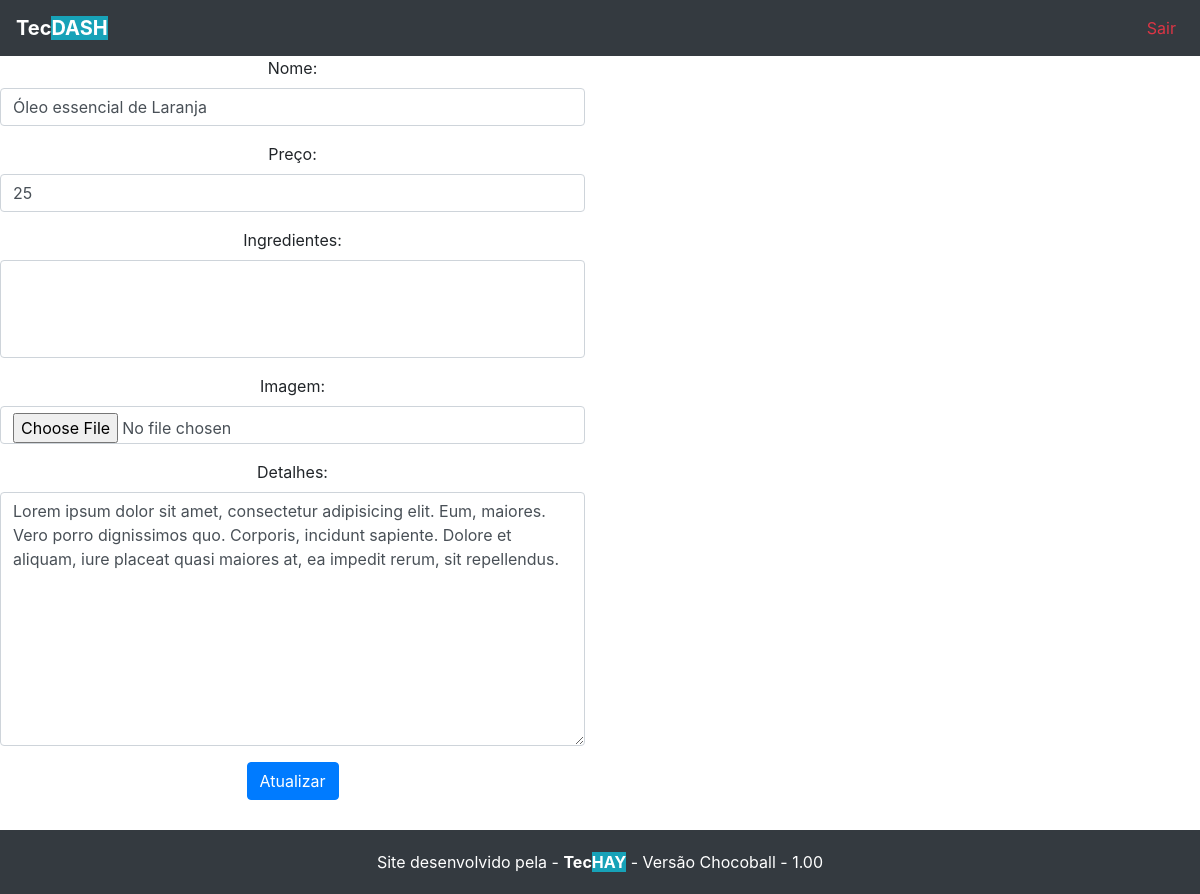
Screenshot of /dashboard/edit_product/1 with the database file from the repository.
### principal/models.py (models this page shows, shortened)
class Product(models.Model):
	name = models.CharField(max_length=255)
	price = models.IntegerField(null=True, blank=True)
	ingredients = models.ManyToManyField(Ingredients, blank=True)
	image = models.ImageField(upload_to='image', null=True)
	details = models.TextField(null=True)

### principal/views.py (the view)
# urls.py: path('edit_product/<int:pk>', views.edit_product, name="edit_product"),
def edit_product(request, pk):
  data = {}
  product = Product.objects.get(pk=pk)
  if request.method == 'POST':
    product.image.delete()
    form = ProductForm(data=request.POST, files=request.FILES, instance=product)
    if form.is_valid():
      form.save()
      return redirect('index')
    else:
      return HttpResponse("<h1 align='center'>Complete the fields</h1></br></br><a align='center' href='add_doubt'>click here</a>")
  else:
    form = ProductForm(instance=product)
  data['form'] = form; data['product'] = product;
  return render(request, 'dashboard/product/edit-product.html', data)

### principal/forms.py
class ProductForm(forms.ModelForm):
  class Meta:
    model = Product
    fields = '__all__'
    widgets = {
      'name': forms.TextInput(attrs={'class':'form-control', }),
      'price': forms.NumberInput(attrs={'class':'form-control'}),
      'ingredients': forms.SelectMultiple(attrs={'class':'form-control', 'required':False}),
      'image': forms.FileInput(attrs={'class':'form-control'}),
      'details': forms.Textarea(attrs={'class':'form-control'})
    }
    labels = {'name': "Nome", 'price': "Preço", 'ingredients': "Ingredientes",
    		  'image': "Imagem", 'details': "Detalhes",
    }

### principal/templates/dashboard/product/edit-product.html (shortened to what this page needs)
{% extends "base.html" %}
{% block conteudo %}
<div class="content">
	<div class="row" align="center">
		<div class="col-6">
			<form action="{% url 'edit_product' product.pk %}" method="post" enctype="multipart/form-data">
				{{form.as_p}}
				<input type="submit" class="btn btn-primary" value="Atualizar">
			</form>
		</div>
	</div>
</div>
{% endblock %}

### rows the page displays
Product: name "Óleo essencial de Laranja", price "25", details "Lorem ipsum dolor sit amet, consectetur adipisicing elit. Eum, maiores. Vero porro dignissimos quo. Corporis, incidunt sapiente. Dolore et aliquam, iure placeat quasi maiores at, ea impedit rerum, sit repellendus."
